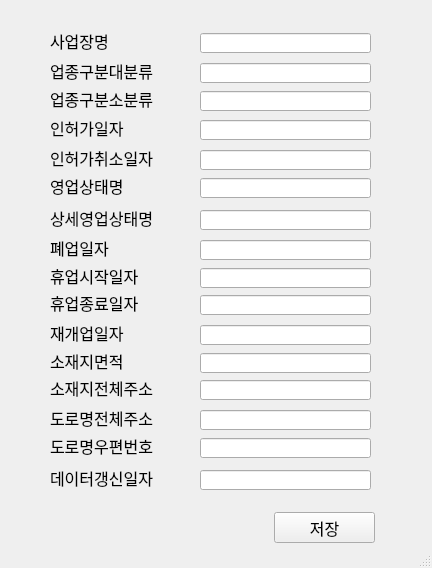
<?xml version="1.0" encoding="UTF-8"?>
<ui version="4.0">
 <class>MainWindow</class>
 <widget class="QMainWindow" name="MainWindow">
  <property name="geometry">
   <rect>
    <x>0</x>
    <y>0</y>
    <width>432</width>
    <height>568</height>
   </rect>
  </property>
  <property name="windowTitle">
   <string>MainWindow</string>
  </property>
  <widget class="QWidget" name="centralwidget">
   <widget class="QLabel" name="label">
    <property name="geometry">
     <rect>
      <x>50</x>
      <y>20</y>
      <width>121</width>
      <height>41</height>
     </rect>
    </property>
    <property name="font">
     <font>
      <family>맑은 고딕</family>
      <pointsize>12</pointsize>
     </font>
    </property>
    <property name="text">
     <string>사업장명</string>
    </property>
   </widget>
   <widget class="QLineEdit" name="Restaurant_name">
    <property name="geometry">
     <rect>
      <x>200</x>
      <y>33</y>
      <width>171</width>
      <height>20</height>
     </rect>
    </property>
   </widget>
   <widget class="QLabel" name="label_2">
    <property name="geometry">
     <rect>
      <x>50</x>
      <y>50</y>
      <width>121</width>
      <height>41</height>
     </rect>
    </property>
    <property name="font">
     <font>
      <family>맑은 고딕</family>
      <pointsize>12</pointsize>
     </font>
    </property>
    <property name="text">
     <string>업종구분대분류</string>
    </property>
   </widget>
   <widget class="QLineEdit" name="Business_typeA">
    <property name="geometry">
     <rect>
      <x>200</x>
      <y>63</y>
      <width>171</width>
      <height>20</height>
     </rect>
    </property>
   </widget>
   <widget class="QLabel" name="label_3">
    <property name="geometry">
     <rect>
      <x>50</x>
      <y>78</y>
      <width>121</width>
      <height>41</height>
     </rect>
    </property>
    <property name="font">
     <font>
      <family>맑은 고딕</family>
      <pointsize>12</pointsize>
     </font>
    </property>
    <property name="text">
     <string>업종구분소분류</string>
    </property>
   </widget>
   <widget class="QLineEdit" name="Business_typeB">
    <property name="geometry">
     <rect>
      <x>200</x>
      <y>91</y>
      <width>171</width>
      <height>20</height>
     </rect>
    </property>
   </widget>
   <widget class="QLabel" name="label_4">
    <property name="geometry">
     <rect>
      <x>50</x>
      <y>165</y>
      <width>121</width>
      <height>41</height>
     </rect>
    </property>
    <property name="font">
     <font>
      <family>맑은 고딕</family>
      <pointsize>12</pointsize>
     </font>
    </property>
    <property name="text">
     <string>영업상태명</string>
    </property>
   </widget>
   <widget class="QLineEdit" name="State">
    <property name="geometry">
     <rect>
      <x>200</x>
      <y>178</y>
      <width>171</width>
      <height>20</height>
     </rect>
    </property>
   </widget>
   <widget class="QLabel" name="label_5">
    <property name="geometry">
     <rect>
      <x>50</x>
      <y>107</y>
      <width>121</width>
      <height>41</height>
     </rect>
    </property>
    <property name="font">
     <font>
      <family>맑은 고딕</family>
      <pointsize>12</pointsize>
     </font>
    </property>
    <property name="text">
     <string>인허가일자</string>
    </property>
   </widget>
   <widget class="QLineEdit" name="Authorized_date">
    <property name="geometry">
     <rect>
      <x>200</x>
      <y>120</y>
      <width>171</width>
      <height>20</height>
     </rect>
    </property>
   </widget>
   <widget class="QLabel" name="label_6">
    <property name="geometry">
     <rect>
      <x>50</x>
      <y>137</y>
      <width>121</width>
      <height>41</height>
     </rect>
    </property>
    <property name="font">
     <font>
      <family>맑은 고딕</family>
      <pointsize>12</pointsize>
     </font>
    </property>
    <property name="text">
     <string>인허가취소일자</string>
    </property>
   </widget>
   <widget class="QLineEdit" name="Cancel_date">
    <property name="geometry">
     <rect>
      <x>200</x>
      <y>150</y>
      <width>171</width>
      <height>20</height>
     </rect>
    </property>
   </widget>
   <widget class="QLabel" name="label_7">
    <property name="geometry">
     <rect>
      <x>50</x>
      <y>255</y>
      <width>121</width>
      <height>41</height>
     </rect>
    </property>
    <property name="font">
     <font>
      <family>맑은 고딕</family>
      <pointsize>12</pointsize>
     </font>
    </property>
    <property name="text">
     <string>휴업시작일자</string>
    </property>
   </widget>
   <widget class="QLineEdit" name="vacation_start_date">
    <property name="geometry">
     <rect>
      <x>200</x>
      <y>268</y>
      <width>171</width>
      <height>20</height>
     </rect>
    </property>
   </widget>
   <widget class="QLineEdit" name="state_detail">
    <property name="geometry">
     <rect>
      <x>200</x>
      <y>210</y>
      <width>171</width>
      <height>20</height>
     </rect>
    </property>
   </widget>
   <widget class="QLabel" name="label_8">
    <property name="geometry">
     <rect>
      <x>50</x>
      <y>227</y>
      <width>121</width>
      <height>41</height>
     </rect>
    </property>
    <property name="font">
     <font>
      <family>맑은 고딕</family>
      <pointsize>12</pointsize>
     </font>
    </property>
    <property name="text">
     <string>폐업일자</string>
    </property>
   </widget>
   <widget class="QLabel" name="label_9">
    <property name="geometry">
     <rect>
      <x>50</x>
      <y>197</y>
      <width>121</width>
      <height>41</height>
     </rect>
    </property>
    <property name="font">
     <font>
      <family>맑은 고딕</family>
      <pointsize>12</pointsize>
     </font>
    </property>
    <property name="text">
     <string>상세영업상태명</string>
    </property>
   </widget>
   <widget class="QLineEdit" name="closing_date">
    <property name="geometry">
     <rect>
      <x>200</x>
      <y>240</y>
      <width>171</width>
      <height>20</height>
     </rect>
    </property>
   </widget>
   <widget class="QLineEdit" name="restarting_date">
    <property name="geometry">
     <rect>
      <x>200</x>
      <y>325</y>
      <width>171</width>
      <height>20</height>
     </rect>
    </property>
   </widget>
   <widget class="QLineEdit" name="vacation_end_date">
    <property name="geometry">
     <rect>
      <x>200</x>
      <y>295</y>
      <width>171</width>
      <height>20</height>
     </rect>
    </property>
   </widget>
   <widget class="QLineEdit" name="region_square">
    <property name="geometry">
     <rect>
      <x>200</x>
      <y>353</y>
      <width>171</width>
      <height>20</height>
     </rect>
    </property>
   </widget>
   <widget class="QLabel" name="label_10">
    <property name="geometry">
     <rect>
      <x>50</x>
      <y>282</y>
      <width>121</width>
      <height>41</height>
     </rect>
    </property>
    <property name="font">
     <font>
      <family>맑은 고딕</family>
      <pointsize>12</pointsize>
     </font>
    </property>
    <property name="text">
     <string>휴업종료일자</string>
    </property>
   </widget>
   <widget class="QLabel" name="label_11">
    <property name="geometry">
     <rect>
      <x>50</x>
      <y>312</y>
      <width>121</width>
      <height>41</height>
     </rect>
    </property>
    <property name="font">
     <font>
      <family>맑은 고딕</family>
      <pointsize>12</pointsize>
     </font>
    </property>
    <property name="text">
     <string>재개업일자</string>
    </property>
   </widget>
   <widget class="QLabel" name="label_12">
    <property name="geometry">
     <rect>
      <x>50</x>
      <y>340</y>
      <width>121</width>
      <height>41</height>
     </rect>
    </property>
    <property name="font">
     <font>
      <family>맑은 고딕</family>
      <pointsize>12</pointsize>
     </font>
    </property>
    <property name="text">
     <string>소재지면적</string>
    </property>
   </widget>
   <widget class="QLabel" name="label_13">
    <property name="geometry">
     <rect>
      <x>50</x>
      <y>425</y>
      <width>121</width>
      <height>41</height>
     </rect>
    </property>
    <property name="font">
     <font>
      <family>맑은 고딕</family>
      <pointsize>12</pointsize>
     </font>
    </property>
    <property name="text">
     <string>도로명우편번호</string>
    </property>
   </widget>
   <widget class="QLineEdit" name="full_address_new">
    <property name="geometry">
     <rect>
      <x>200</x>
      <y>410</y>
      <width>171</width>
      <height>20</height>
     </rect>
    </property>
   </widget>
   <widget class="QLabel" name="label_14">
    <property name="geometry">
     <rect>
      <x>50</x>
      <y>397</y>
      <width>121</width>
      <height>41</height>
     </rect>
    </property>
    <property name="font">
     <font>
      <family>맑은 고딕</family>
      <pointsize>12</pointsize>
     </font>
    </property>
    <property name="text">
     <string>도로명전체주소</string>
    </property>
   </widget>
   <widget class="QLineEdit" name="post">
    <property name="geometry">
     <rect>
      <x>200</x>
      <y>438</y>
      <width>171</width>
      <height>20</height>
     </rect>
    </property>
   </widget>
   <widget class="QLabel" name="label_15">
    <property name="geometry">
     <rect>
      <x>50</x>
      <y>367</y>
      <width>121</width>
      <height>41</height>
     </rect>
    </property>
    <property name="font">
     <font>
      <family>맑은 고딕</family>
      <pointsize>12</pointsize>
     </font>
    </property>
    <property name="text">
     <string>소재지전체주소</string>
    </property>
   </widget>
   <widget class="QLineEdit" name="full_address">
    <property name="geometry">
     <rect>
      <x>200</x>
      <y>380</y>
      <width>171</width>
      <height>20</height>
     </rect>
    </property>
   </widget>
   <widget class="QLineEdit" name="updated_date">
    <property name="geometry">
     <rect>
      <x>200</x>
      <y>470</y>
      <width>171</width>
      <height>20</height>
     </rect>
    </property>
   </widget>
   <widget class="QLabel" name="label_16">
    <property name="geometry">
     <rect>
      <x>50</x>
      <y>457</y>
      <width>121</width>
      <height>41</height>
     </rect>
    </property>
    <property name="font">
     <font>
      <family>맑은 고딕</family>
      <pointsize>12</pointsize>
     </font>
    </property>
    <property name="text">
     <string>데이터갱신일자</string>
    </property>
   </widget>
   <widget class="QPushButton" name="btn_save">
    <property name="geometry">
     <rect>
      <x>274</x>
      <y>512</y>
      <width>101</width>
      <height>31</height>
     </rect>
    </property>
    <property name="font">
     <font>
      <family>맑은 고딕</family>
      <pointsize>12</pointsize>
     </font>
    </property>
    <property name="text">
     <string>저장</string>
    </property>
   </widget>
  </widget>
  <widget class="QStatusBar" name="statusbar"/>
 </widget>
 <resources/>
 <connections/>
</ui>
